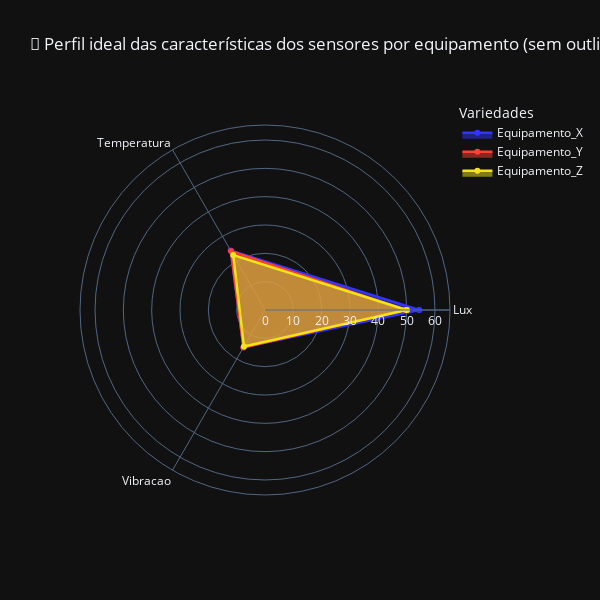

The notebook cell saved with this chart:
### Markdown cell above
🌾 Análise do Perfil Médio Morfológico por Variedade

Este script calcula e exibe o perfil morfológico médio das sementes de trigo (sem outliers), agrupado por tipo de variedade, usando um gráfico radar interativo. As variáveis envolvem características físicas como área, perímetro, compacidade, comprimento e largura do núcleo, coeficiente de assimetria e comprimento do sulco.

Esse perfil pode ser usado para entender visualmente as diferenças entre as variedades e como elas se distribuem nas dimensões analisadas.

### Code cell
#🌾 Análise do Perfil Médio Morfológico por Variedade

# Calcular perfil ideal sem outliers (médias agrupadas por classe)
perfil_ideal_sem_outliers = df_sem_outliers.groupby(coluna_target)[variaveis_numericas].mean().round(2)

# Criar gráfico radar com Plotly e Exibir

# Exibir perfil ideal
print("📶 Perfil ideal das características dos sensores por equipamento:")
print(perfil_ideal_sem_outliers)


# Gráfico radar interativo

categorias = list(perfil_ideal_sem_outliers.columns)

cores = ["#3235FF", "#FE4032", "#F3E416"]

fig = go.Figure()

for i, variedade in enumerate(perfil_ideal_sem_outliers.index):
    valores = perfil_ideal_sem_outliers.loc[variedade].values.flatten().tolist()
    valores += valores[:1]  # fechar ciclo

    fig.add_trace(go.Scatterpolar(
        r=valores,
        theta=categorias + [categorias[0]],
        fill='toself',
        name=variedade,
        line=dict(color=cores[i % len(cores)], width=2.5),
        hoverinfo='text',
        text=[f'{v:.2f}' for v in valores]
    ))

fig.update_layout(
    polar=dict(
        radialaxis=dict(
            visible=True,
            range=[0, max(perfil_ideal_sem_outliers.max()) * 1.2]
        )
    ),
    title="📶 Perfil ideal das características dos sensores por equipamento (sem outliers)",
    showlegend=True,
    height=600,
    width=600,
    legend_title_text='Variedades'
)

fig.show()

### Figure 1 — Plotly figure (JSON) as saved in the notebook; plotly's stock layout.template omitted (floating-point values rounded to 4 significant figures)
{"data": [{"fill": "toself", "hoverinfo": "text", "line": {"color": "#3235FF", "width": 2.5}, "name": "Equipamento_X", "r": [54.42, 24.25, 15.17, 54.42], "text": ["54.42", "24.25", "15.17", "54.42"], "theta": ["Lux", "Temperatura", "Vibracao", "Lux"], "type": "scatterpolar"}, {"fill": "toself", "hoverinfo": "text", "line": {"color": "#FE4032", "width": 2.5}, "name": "Equipamento_Y", "r": [49.57, 24.01, 15.24, 49.57], "text": ["49.57", "24.01", "15.24", "49.57"], "theta": ["Lux", "Temperatura", "Vibracao", "Lux"], "type": "scatterpolar"}, {"fill": "toself", "hoverinfo": "text", "line": {"color": "#F3E416", "width": 2.5}, "name": "Equipamento_Z", "r": [50.07, 22.44, 14.85, 50.07], "text": ["50.07", "22.44", "14.85", "50.07"], "theta": ["Lux", "Temperatura", "Vibracao", "Lux"], "type": "scatterpolar"}], "layout": {"polar": {"radialaxis": {"visible": true, "range": [0, 65.3]}}, "legend": {"title": {"text": "Variedades"}}, "title": {"text": "📶 Perfil ideal das características dos sensores por equipamento (sem outliers)"}, "showlegend": true, "height": 600, "width": 600}}
